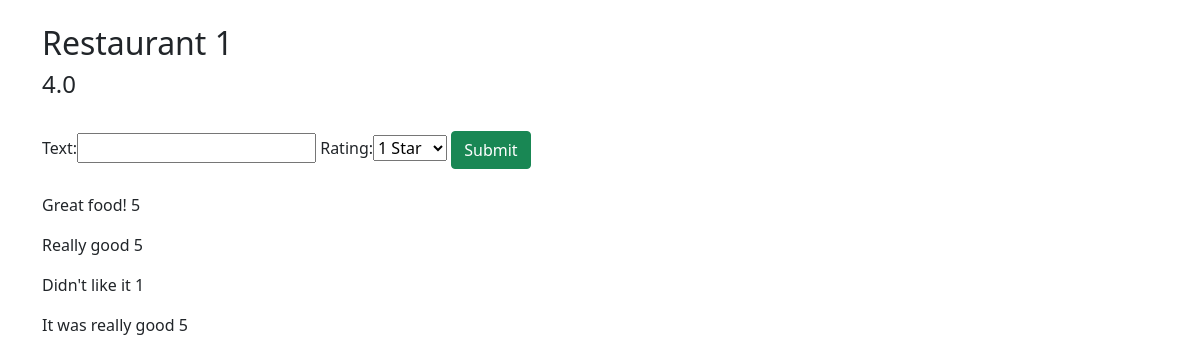
The page /reviews/restaurants/1 on the database as committed earlier.
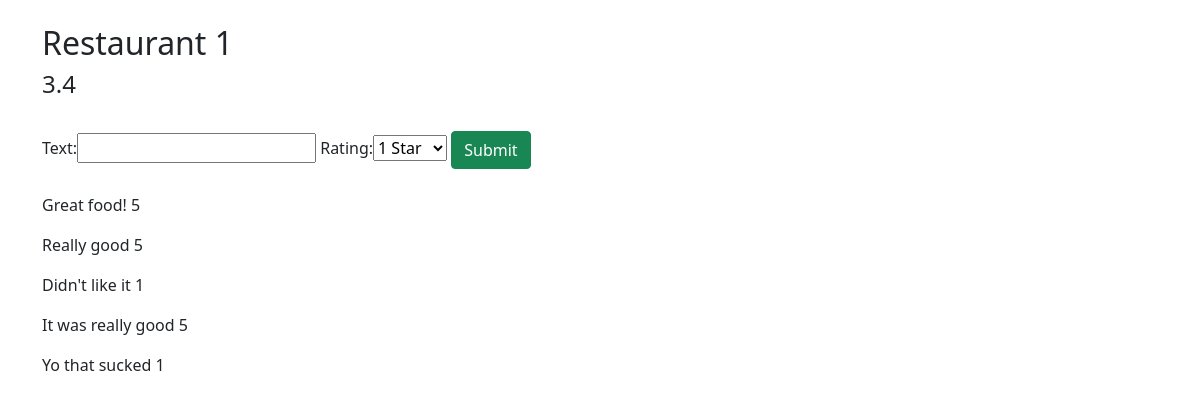
The same page on the database as committed later.
### reviews/models.py (models this page shows, shortened)
class Restaurant(models.Model):
    name = models.CharField(max_length=200)
    description = models.CharField(max_length=200, default="description")
    location = models.CharField(max_length=200, default="location")
    style = models.CharField(max_length=30)
    def get_reviews(self):
        reviews = Review.objects.filter(resturaunt=self.id)
        if len(reviews) > 0: # if the restaurant has at least 1 review
            total = 0
            for review in reviews:
                total += review.rating
            return total/len(reviews)
        else:
            return 0

class Review(models.Model):
    resturaunt = models.ForeignKey(Restaurant, on_delete=models.CASCADE, null=True)
    date = models.DateTimeField( auto_now_add=True)
    text = models.CharField(max_length=3000)
    rating = models.PositiveSmallIntegerField(choices=RATINGS)

### reviews/views.py (the view)
# urls.py: path('restaurants/<int:restaurant_id>', views.RestaurantDetails, name='restaurant-detail'),
def RestaurantDetails(request, restaurant_id):
    restaurantObj = get_object_or_404(Restaurant, pk=restaurant_id)
    reviews = Review.objects.filter(resturaunt=restaurantObj)
    if request.method == 'POST':
        form = ReviewForm(request.POST)
        if form.is_valid():
            review = form.save(commit=False)
            review.text = form.cleaned_data['text']
            review.rating = form.cleaned_data['rating']
            review.resturaunt = restaurantObj
            review.save()
            return HttpResponseRedirect(request.META.get('HTTP_REFERER'))
    else:
        form = ReviewForm()
    context = {
        'form': form,
        'restaurant': restaurantObj,
        'reviews': reviews,
    }
    return render(request, 'reviews/restaurant_details.html', context=context)

### reviews/forms.py
class ReviewForm(forms.ModelForm):
    text = forms.CharField(max_length=3000, required=True)
    rating = forms.ChoiceField(choices=RATINGS, required=False)
    class Meta:
        model = Review
        fields = ('text', 'rating')

### reviews/templates/reviews/restaurant_details.html (shortened to what this page needs)
{% extends "base_nosearch.html" %}
{% block content %}
		<h2>{{ restaurant.name }}</h2>
    <h4> {{ restaurant.get_reviews }} </h4>
    <br>
    <form method="post">
      {{ form }}
      <button type="submit" class="btn btn-success">Submit</button>
    </form>
    <br>
    {% if reviews %}
      {% for review in reviews %}
          <p>{{ review.text }} {{ review.rating }} </p>
      {% endfor %}
    {% else %}
      <p>There are no reviews for {{ restaurant.name }}. Add yours now!</p>
    {% endif %}
{% endblock %}

Rows that differ between the two databases and show on the page:
computed for Restaurant "Restaurant 1": get_reviews "4.0" → "3.4"
added Review: text "Yo that sucked", rating "1"
